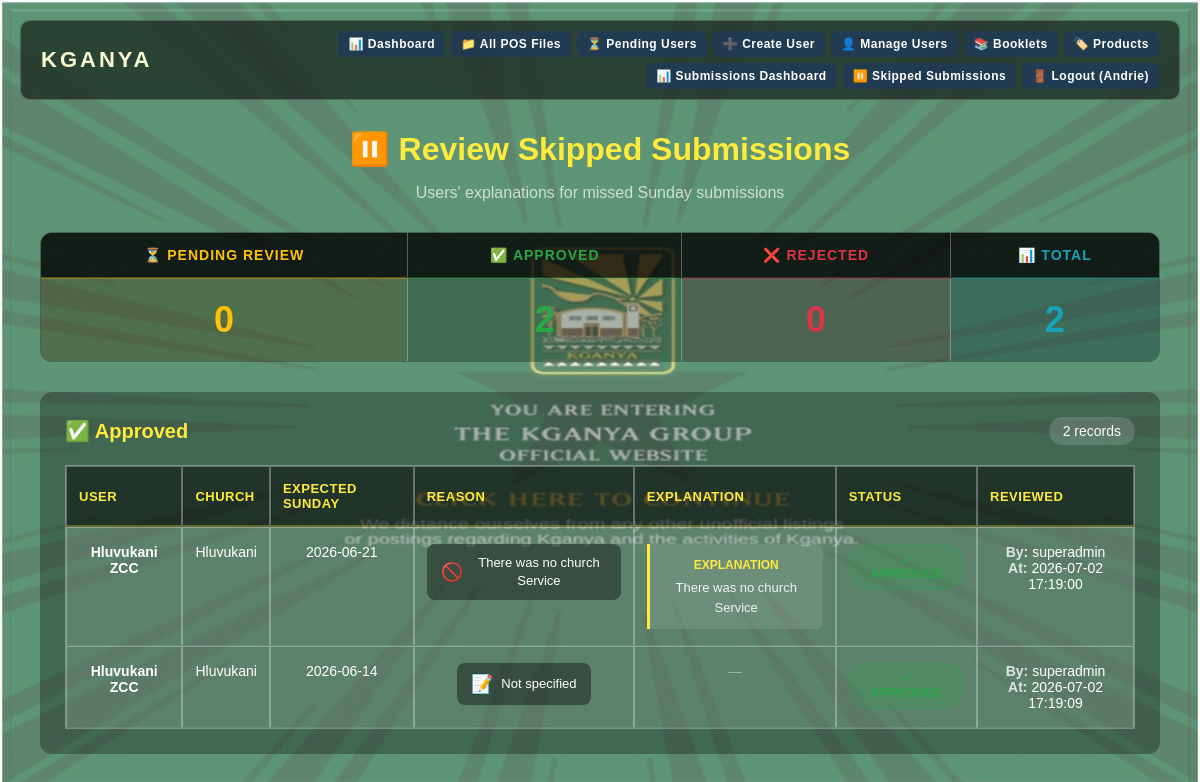
The page /admin/skipped-submissions (signed in) on the database its author committed.
### tables this page shows
CREATE TABLE "skipped_submissions" (
        id INTEGER PRIMARY KEY AUTOINCREMENT,
        username TEXT NOT NULL,
        expected_sunday TEXT NOT NULL,
        reason TEXT,
        created_at TIMESTAMP DEFAULT CURRENT_TIMESTAMP,
        reviewed_by TEXT,
        reviewed_at TIMESTAMP,
        status TEXT DEFAULT 'pending',
        explanation TEXT,
        submitted_at TIMESTAMP,
        church_branch_name TEXT,
        FOREIGN KEY (username) REFERENCES users(username)
    );

CREATE TABLE users (
            id INTEGER PRIMARY KEY AUTOINCREMENT,
            username TEXT UNIQUE,
            password TEXT
        , secretary_phone TEXT, vice_secretary_phone TEXT, secretary_email TEXT, vice_secretary_email TEXT, church_code TEXT, church_file_number TEXT, church_branch_name TEXT, created_at TIMESTAMP, role TEXT DEFAULT 'user');

### Digital_Proof_Of_Service.py (the view)
@app.route("/admin/skipped-submissions")
@admin_required
def admin_skipped_submissions():
    conn = get_db_connection()
    conn.row_factory = sqlite3.Row
    cursor = conn.cursor()
    cursor.execute("""
        SELECT
            s.id,
            s.username,
            s.expected_sunday,
            s.reason,
            s.explanation,
            s.status,
            s.created_at,
            s.submitted_at,
            s.reviewed_by,
            s.reviewed_at,
            u.church_branch_name
        FROM skipped_submissions s
        LEFT JOIN users u ON s.username = u.username
        ORDER BY
            CASE s.status
                WHEN 'pending' THEN 1
                WHEN 'rejected' THEN 2
                WHEN 'approved' THEN 3
                ELSE 4
            END,
            s.submitted_at DESC,
            s.created_at DESC
    """)
    skipped = [dict(row) for row in cursor.fetchall()]
    conn.close()
    return render_template("admin_skipped_submissions.html", skipped=skipped)

### Digital_Proof_Of_Service.py (called while the page is built)
def get_db_connection():
    conn = sqlite3.connect(DB_PATH, timeout=30)
    conn.row_factory = dict_row_factory
    return conn

def admin_required(f):
    @wraps(f)
    def decorated(*args, **kwargs):
        if session.get("role") not in ["admin", "superadmin"]:
            flash("Admin access required.", "error")
            return redirect("/login")
        return f(*args, **kwargs)
    return decorated

@app.context_processor
def inject_globals():
    return {
        'app_name': 'KGANYA',
        'app_tagline': 'Lighting The Way Through Service',
        'current_year': datetime.now().year
    }

### templates/admin_skipped_submissions.html (shortened to what this page needs)
{% extends "base.html" %}
{% block content %}
<div class="skip-container">
    <div class="skip-header">
        <h1>⏸️ Review Skipped Submissions</h1>
        <p>Users' explanations for missed Sunday submissions</p>
    </div>
        {% set pending_count = skipped|selectattr('status', 'equalto', 'pending')|list|length %}
    {% set approved_count = skipped|selectattr('status', 'equalto', 'approved')|list|length %}
    {% set rejected_count = skipped|selectattr('status', 'equalto', 'rejected')|list|length %}
    <table style="width: 100%; margin-bottom: 30px; border-collapse: collapse; background: rgba(0,0,0,0.3); border-radius: 12px; overflow: hidden;">
        <thead>
            <tr style="background: rgba(0,0,0,0.5);">
                <th style="padding: 14px 20px; text-align: center; color: #ffc107; font-size: 14px; text-transform: uppercase; letter-spacing: 1px; border-bottom: 2px solid rgba(255,193,7,0.3);">⏳ Pending Review</th>
                <th style="padding: 14px 20px; text-align: center; color: #28a745; font-size: 14px; text-transform: uppercase; letter-spacing: 1px; border-bottom: 2px solid rgba(40,167,69,0.3);">✅ Approved</th>
                <th style="padding: 14px 20px; text-align: center; color: #dc3545; font-size: 14px; text-transform: uppercase; letter-spacing: 1px; border-bottom: 2px solid rgba(220,53,69,0.3);">❌ Rejected</th>
                <th style="padding: 14px 20px; text-align: center; color: #17a2b8; font-size: 14px; text-transform: uppercase; letter-spacing: 1px; border-bottom: 2px solid rgba(23,162,184,0.3);">📊 Total</th>
            </tr>
        </thead>
        <tbody>
            <tr>
                <td style="padding: 20px; text-align: center; font-size: 36px; font-weight: bold; color: #ffc107; background: rgba(255,193,7,0.08);">{{ pending_count }}</td>
                <td style="padding: 20px; text-align: center; font-size: 36px; font-weight: bold; color: #28a745; background: rgba(40,167,69,0.08);">{{ approved_count }}</td>
                <td style="padding: 20px; text-align: center; font-size: 36px; font-weight: bold; color: #dc3545; background: rgba(220,53,69,0.08);">{{ rejected_count }}</td>
                <td style="padding: 20px; text-align: center; font-size: 36px; font-weight: bold; color: #17a2b8; background: rgba(23,162,184,0.08);">{{ skipped|length }}</td>
            </tr>
        </tbody>
    </table>
    {% if skipped %}
    {% if approved_count > 0 %}
    <div class="section-card">
        <div class="section-header">
            <h2>✅ Approved</h2>
            <span class="count-badge">{{ approved_count }} records</span>
        </div>
        <table class="data-table">
            <thead>
                <tr>
                    <th>User</th>
                    <th>Church</th>
                    <th>Expected Sunday</th>
                    <th>Reason</th>
                    <th>Explanation</th>
                    <th>Status</th>
                    <th>Reviewed</th>
                </tr>
            </thead>
            <tbody>
                {% for skip in skipped if skip.status == 'approved' %}
                <tr class="approved-row">
                    <td class="user-cell">{{ skip.username }}</td>
                    <td class="church-cell">{{ skip.church_branch_name or '—' }}</td>
                    <td class="date-cell">{{ skip.expected_sunday }}</td>
                    <td>
                        <div class="reason-box">
                            <span class="reason-icon">
                                {% if skip.reason == 'no_service' %}🚫{% else %}📝{% endif %}
                            </span>
                            <span class="reason-text">
                                {% if skip.reason == 'no_service' %}
                                    There was no church Service
                                {% elif skip.reason == 'other' %}
                                    Other
                                {% else %}
                                    {{ skip.reason or 'Not specified' }}
                                {% endif %}
                            </span>
                        </div>
                    </td>
                    <td>
                        {% if skip.explanation %}
                        <div class="explanation-box">
                            <strong>Explanation</strong>
                            {{ skip.explanation }}
                        </div>
                        {% else %}
                        <span style="color: rgba(255,255,255,0.4);">—</span>
                        {% endif %}
                    </td>
                    <td>
                        <span class="status-badge status-approved">✓ Approved</span>
                    </td>
                    <td class="reviewed-info">
                        <strong>By:</strong> {{ skip.reviewed_by or '—' }}<br>
                        <strong>At:</strong> {{ skip.reviewed_at or '—' }}
                    </td>
                </tr>
                {% endfor %}
            </tbody>
        </table>
    </div>
    {% endif %}
    {% else %}
    <div class="empty-state">
        <div class="icon">📭</div>
        <h3>No Skipped Submissions to Review</h3>
        <p>When users submit reasons for missing Sundays, they will appear here.</p>
    </div>
    {% endif %}
</div>
{% endblock %}

### templates/admin_skipped_submissions.html (style rules this page uses)
.skip-container { max-width: 1400px; margin: 30px auto; padding: 0 20px; }
.skip-header { text-align: center; margin-bottom: 30px; }
.skip-header h1 { color: #ffeb3b; font-size: 32px; margin-bottom: 8px; }
.skip-header p { color: rgba(255,255,255,0.7); font-size: 16px; }
.section-card { background: rgba(0,0,0,0.3); border-radius: 12px; padding: 25px; margin-bottom: 25px; }
.section-header { display: flex; justify-content: space-between; align-items: center; margin-bottom: 20px; }
.section-header h2 { color: #ffeb3b; font-size: 20px; margin: 0; }
.section-header .count-badge { background: rgba(255,255,255,0.15); color: #fff; padding: 6px 14px; border-radius: 20px; font-size: 14px; }
.data-table { width: 100%; border-collapse: separate; border-spacing: 0; }
.data-table thead th { background: rgba(0,0,0,0.5); color: #ffeb3b; padding: 14px 12px; text-align: left; font-size: 13px; font-weight: 600; text-transform: uppercase; letter-spacing: 0.5px; border-bottom: 2px solid rgba(255,235,59,0.3); }
.data-table tbody td { padding: 16px 12px; border-bottom: 1px solid rgba(255,255,255,0.08); color: #fff; font-size: 14px; vertical-align: top; }
.data-table tbody tr.approved-row { background: rgba(40, 167, 69, 0.06); }
.user-cell { font-weight: 600; color: #fff; }
.church-cell { color: rgba(255,255,255,0.8); }
.date-cell { color: rgba(255,255,255,0.7); font-size: 13px; }
.reason-box { display: inline-flex; align-items: center; gap: 8px; background: rgba(0,0,0,0.4); padding: 10px 14px; border-radius: 8px; font-size: 13px; max-width: 260px; }
.reason-box .reason-icon { font-size: 18px; }
.reason-box .reason-text { color: #fff; line-height: 1.4; }
.explanation-box { background: rgba(255,255,255,0.1); border-left: 3px solid #ffeb3b; padding: 12px 14px; border-radius: 0 8px 8px 0; font-size: 13px; color: rgba(255,255,255,0.9); line-height: 1.5; max-width: 300px; }
.explanation-box strong { color: #ffeb3b; display: block; margin-bottom: 4px; font-size: 12px; text-transform: uppercase; }
.status-badge { display: inline-flex; align-items: center; gap: 6px; padding: 8px 16px; border-radius: 20px; font-size: 12px; font-weight: bold; text-transform: uppercase; letter-spacing: 0.5px; }
.status-approved { background: rgba(40, 167, 69, 0.2); color: #28a745; border: 1px solid rgba(40, 167, 69, 0.3); }
.reviewed-info { font-size: 13px; color: rgba(255,255,255,0.6); }
.reviewed-info strong { color: rgba(255,255,255,0.8); }

### rows shown on the page
skipped_submissions: username "Hluvukani ZCC", church_branch_name "Hluvukani", expected_sunday "2026-06-21", reason "There was no church Service", explanation "There was no church Service", reviewed_by "superadmin", reviewed_at "2026-07-02 17:19:00"
skipped_submissions: username "Hluvukani ZCC", church_branch_name "Hluvukani", expected_sunday "2026-06-14", reason "Not specified", reviewed_by "superadmin", reviewed_at "2026-07-02 17:19:09"

### other values the page prints
{{ session.username }} "Andrie"
{{ pending_count }} "0"
{{ approved_count }} "2"
{{ skipped|length }} "2"
